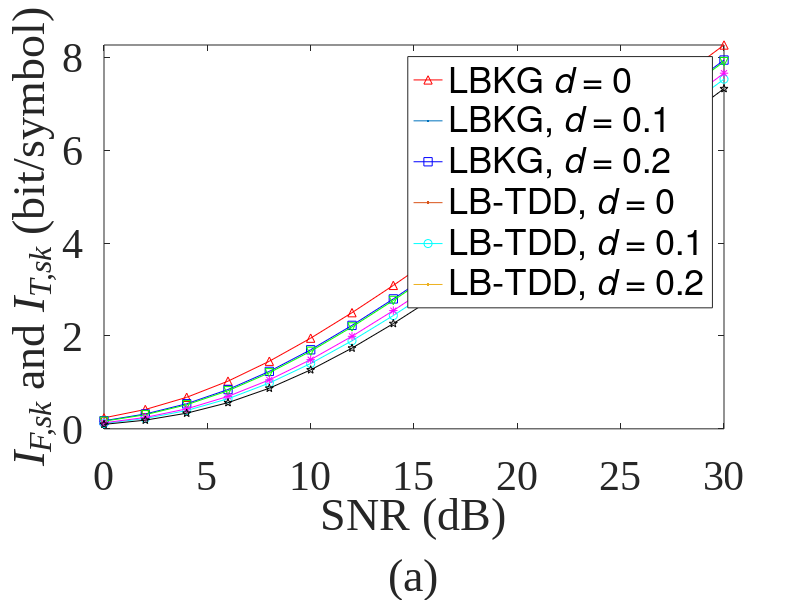
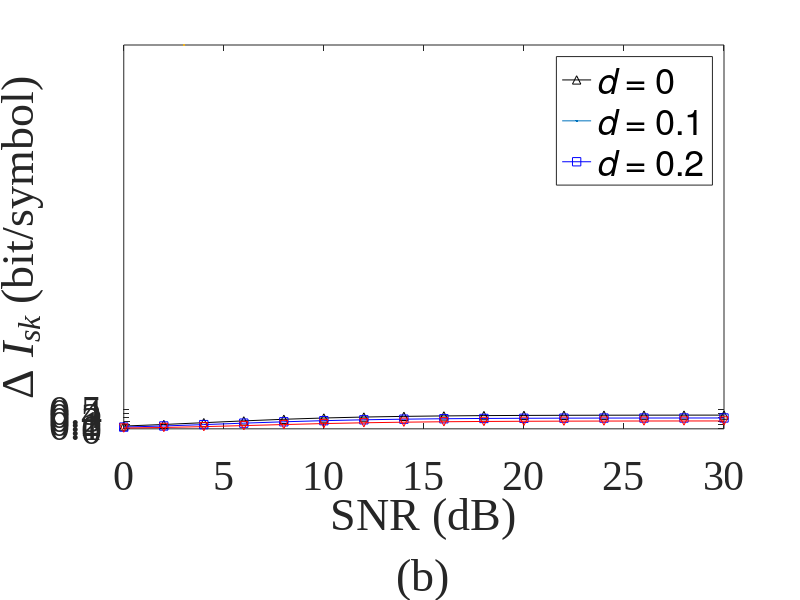

Write the MATLAB code that produced these figures, in order.
clear all;
close all;
clc
r = 1;
snr_arr = 0:2:30;
d_arr = 0:0.1:0.2;
I_f = zeros(length(snr_arr), length(d_arr));
I_t = zeros(length(snr_arr), length(d_arr));
I_diff = zeros(length(snr_arr), length(d_arr));
a1 = 1; b2 = 1; 
c = 1;
lambda_1 = 0.2;
lambda_2 = 0.2;
for snr_idx = 1:length(snr_arr)
    for d_idx = 1:length(d_arr)
        n = r/(10^(snr_arr(snr_idx)/10));
        d = d_arr(d_idx);
        a2 = a1 - d; b1 = b2 - d;

        r_taa = a1^2*b2^2*r^2 + b2^2*r*n + n;
        r_tbb = a2^2*b1^2*r^2 + a2^2*r*n + n;
        r_tee = a1^2*c^2*r^2 + c^2*r*n + n;
        r_tab = a1*a2*b1*b2*r^2;
        r_tae = lambda_1*a1^2*b2*c*r^2 + lambda_1*b2*c*r*n;
        r_tbe = lambda_1*a1*a2*b1*c*r^2;

        r_hat_tae = r_taa*r_tee - r_tae^2;
        r_hat_tbe = r_tbb*r_tee - r_tbe^2;
        r_hat_tee = r_tee;
        r_hat_tabe= det([r_taa r_tab r_tae; r_tab r_tbb r_tbe; r_tae r_tbe r_tee]);

        I_t(snr_idx, d_idx) = log2((r_hat_tae*r_hat_tbe)/(r_hat_tee*r_hat_tabe));
        
        r_faa = 4*a1^2*a2^2*b1^2*b2^2*r^4 + 2*b1^2*a2^2*b2^2*r^3*n + 2*a2^2*b2^2*r^2*n + b2^2*r*n + n;
        r_fbb = 4*a1^2*a2^2*b1^2*b2^2*r^4 + 2*a1^2*b1^2*a2^2*r^3*n + 2*a1^2*b1^2*r^2*n + a1^2*r*n + n;
        r_fee = 2*(1+lambda_2^2)*a1^2*a2^2*b1^2*c^2*r^4 + (1+lambda_2^2)*a2^2*b1^2*c^2*r^3*n + (1+lambda_2^2)*a2^2*c^2*r^2*n + c^2*r*n + n;
        r_fab = 4*a1^2*a2^2*b1^2*b2^2*r^4;
        r_fae = 4*lambda_2*a1^2*a2^2*b1^2*b2*c*r^4 + 2*lambda_2*a2^2*b1^2*b2*c*r^3*n + 2*lambda_2*a2^2*b2*c*r^2*n + lambda_2*b2*c*r*n;
        r_fbe = 4*lambda_2*a1^2*a2^2*b1^2*b2*c*r^4;

        r_hat_fae = r_faa*r_fee - r_fae^2;
        r_hat_fbe = r_fbb*r_fee - r_fbe^2;
        r_hat_fee = r_fee;
        fabe = [r_faa r_fab r_fae; r_fab r_fbb r_fbe; r_fae r_fbe r_fee];
        r_hat_fabe= det(fabe);

        I_f(snr_idx, d_idx) = log2((r_hat_fae*r_hat_fbe)/(r_hat_fee*r_hat_fabe));

        I_diff(snr_idx, d_idx) = I_f(snr_idx, d_idx) - I_t(snr_idx, d_idx);
    end
end

LineWidth_val = 4; MarkerSize_val = 10;
figure
plot(snr_arr,I_f(:,1),'r-^',LineWidth=LineWidth_val, MarkerSize=MarkerSize_val);
hold on
plot(snr_arr,I_f(:,2),'b-s',LineWidth=LineWidth_val, MarkerSize=MarkerSize_val);
hold on
plot(snr_arr,I_f(:,3),'c-o',LineWidth=LineWidth_val, MarkerSize=MarkerSize_val);
hold on
plot(snr_arr,I_t(:,1),'g-v',LineWidth=LineWidth_val, MarkerSize=MarkerSize_val);
hold on
plot(snr_arr,I_t(:,2),'m-*',LineWidth=LineWidth_val, MarkerSize=MarkerSize_val);
hold on
plot(snr_arr,I_t(:,3),'k-p',LineWidth=LineWidth_val, MarkerSize=MarkerSize_val);
hold on
ylim([0,max(I_f(:,1))])
xlabel({'SNR (dB)';'(a)'}, 'Fontsize', 30);
ylabel('{\it{I}}_{\it{F,sk}} and {\it{I}}_{\it{T,sk}} (bit/symbol)', 'Fontsize', 30);
set(gca,'FontSize',30,'FontName', 'Times New Roman');
legend('LBKG {\it{d}} = 0','LBKG, {\it{d}} = 0.1','LBKG, {\it{d}} = 0.2','LB-TDD, {\it{d}} = 0','LB-TDD, {\it{d}} = 0.1','LB-TDD, {\it{d}} = 0.2', 'Fontsize', 26);

LineWidth_val = 3;
figure
plot(snr_arr,I_diff(:,1),'k-^',LineWidth=LineWidth_val, MarkerSize=MarkerSize_val);
hold on
plot(snr_arr,I_diff(:,2),'b-s',LineWidth=LineWidth_val, MarkerSize=MarkerSize_val);
hold on
plot(snr_arr,I_diff(:,3),'r-v',LineWidth=LineWidth_val, MarkerSize=MarkerSize_val);
hold on
yticks([0,0.1,0.2,0.3,0.4,0.5])
xlabel({'SNR (dB)';'(b)'}, 'Fontsize', 30);
ylabel('\Delta {\it{I}}_{\it{sk}} (bit/symbol)', 'Fontsize', 30);
set(gca,'FontSize',30,'FontName', 'Times New Roman');
legend('{\it{d}} = 0','{\it{d}} = 0.1','{\it{d}} = 0.2', 'Fontsize', 26);
